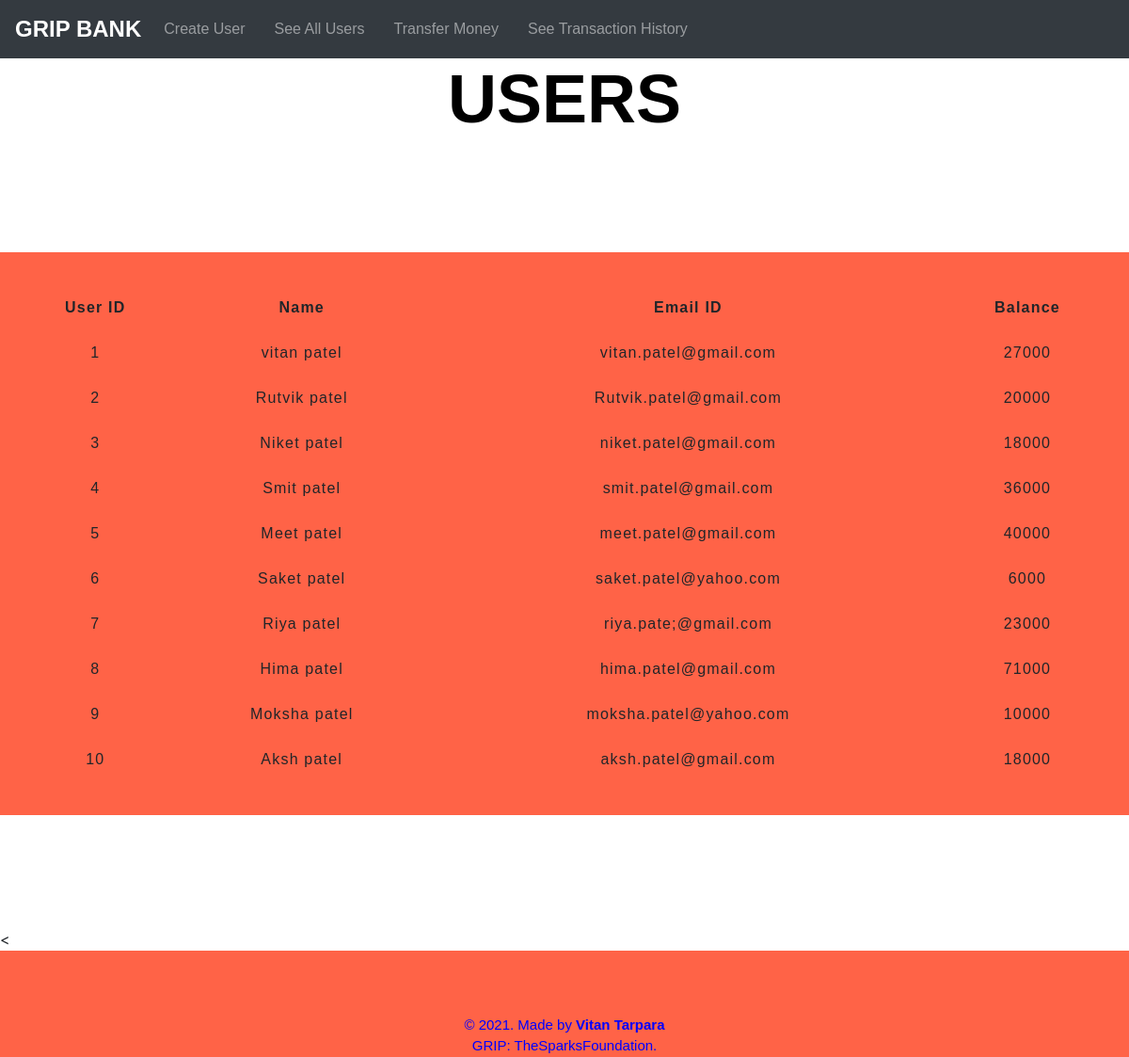
The page /money_trans.php on the database its author committed.
### tables this page shows
CREATE TABLE `Users` (
  `User_ID` int(3) UNSIGNED NOT NULL,
  `Name` varchar(60) NOT NULL,
  `Email` varchar(60) NOT NULL,
  `Balance` int(10) NOT NULL
);

### money_trans.php (the view, shortened to what this page needs)
<!DOCTYPE html5>
<html lang="en">
<head>
    <link rel="stylesheet" href="https://maxcdn.bootstrapcdn.com/bootstrap/4.5.2/css/bootstrap.min.css">
    <link rel="stylesheet" href="CSS_Files/navbar.css" type="text/css">
    <link rel="stylesheet" href="CSS_Files/style.css" type="text/css">
    <link rel="stylesheet" href="CSS_Files/create_us.css" type="text/css">
    <link rel="stylesheet" href="CSS_Files/table.css" type="text/css">
    </head>
<body>
<nav class="navbar navbar-expand-md bg-dark navbar-dark">
  <a class="navbar-brand" href="index.php"><b>GRIP BANK</b></a>
  <div class="collapse navbar-collapse" id="collapsibleNavbar">
    <ul class="navbar-nav">
      <li class="nav-item">
        <a class="nav-link" href="c_user.php">Create User</a>
      </li>
      <li class="nav-item">
        <a class="nav-link" href="money_trans.php">See All Users</a>
      </li>
      <li class="nav-item">
        <a class="nav-link" href="userselected.php">Transfer Money</a>
      </li>
      <li class="nav-item">
        <a class="nav-link" href="see_history.php">See Transaction History</a>
      </li>
    </ul>
  </div>
</nav>
<h1 class= "head">USERS</h1>
<div class = "database">
<?php
$connection = mysqli_connect("localhost","root","","grip") or die("Can't connect");
$sql = "SELECT * FROM `Users`";
$result = mysqli_query($connection,$sql);
$num = mysqli_num_rows($result);
if ($num>0) {
  echo "<table><tr><th>User ID</th><th>Name</th><th>Email ID</th><th>Balance</th></tr>";
  while($row = mysqli_fetch_assoc($result)) {
      echo "<tr><td>" . $row['User_ID']. "</td><td>" . $row['Name']. "</td><td>" . $row['Email']. "</td><td>" . $row['Balance']. "</td>";?>
  </tr>
  <?php
  }
  echo "</table>";
} else {
  echo "0 results";
}
?>
</div>
<<footer style="background-color: #ff6347;">
      <p><br><br><br>&copy 2021. Made by <b>Vitan Tarpara</b><br>GRIP: TheSparksFoundation.</p>
</footer>
</body>
</html>

### CSS_Files/navbar.css (style rules this page uses)
.navbar-brand { color:bisque; letter-spacing: 0.5 px; font-size: 150%; }
.nav-link { color:darkorange; margin-right: 15px; }

### CSS_Files/style.css (style rules this page uses)
* { padding: 0; margin: 0; box-sizing: border-box; font-family: sans-serif; }
h1 { color:white; font-weight: bold; transition: 0.5s; }
footer { position: relative; left: 0; bottom: 0; width: 100%; color: blue; background-color:#E8DAEF; text-align: center; }
footer p { margin: 0; font-size: 15px; }

### CSS_Files/create_us.css (style rules this page uses)
h1 { color: #5DADE2; font-size: 450%; font-weight: bold; text-align: center; transition: 5s; }

### CSS_Files/table.css (style rules this page uses)
.tabletrans,table { width: 100%; margin: 10% auto; background-color:#ff6347; padding: 20px; text-align:center; letter-spacing: 1.2px; }
table, th, td { border-collapse:separate; border-spacing:0 30px; }
.head { color: black; font-size:450%; }
th { text-align:center; }

### rows shown on the page
users: User_ID "1", Name "vitan patel", Email "vitan.patel@gmail.com", Balance "27000"
users: User_ID "2", Name "Rutvik patel", Email "Rutvik.patel@gmail.com", Balance "20000"
users: User_ID "3", Name "Niket patel", Email "niket.patel@gmail.com", Balance "18000"
users: User_ID "4", Name "Smit patel", Email "smit.patel@gmail.com", Balance "36000"
users: User_ID "5", Name "Meet patel", Email "meet.patel@gmail.com", Balance "40000"
users: User_ID "6", Name "Saket patel", Email "saket.patel@yahoo.com", Balance "6000"
users: User_ID "7", Name "Riya patel", Email "riya.pate;@gmail.com", Balance "23000"
users: User_ID "8", Name "Hima patel", Email "hima.patel@gmail.com", Balance "71000"
users: User_ID "9", Name "Moksha patel", Email "moksha.patel@yahoo.com", Balance "10000"
users: User_ID "10", Name "Aksh patel", Email "aksh.patel@gmail.com", Balance "18000"
